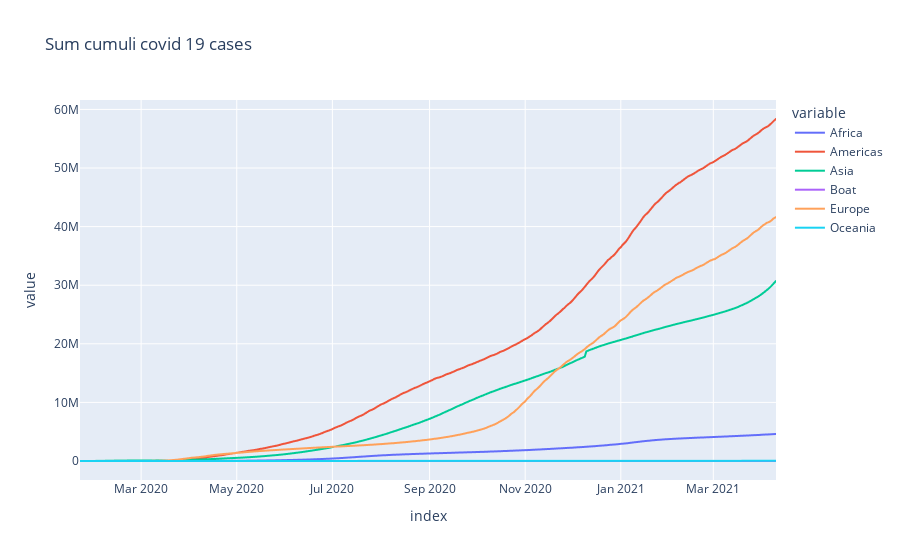

Notebook code for this chart:
### Code cell
px.line(covid_19, y=covid_19.columns, title='Sum cumuli covid 19 cases')

### Figure 1 — Plotly figure (JSON) as saved in the notebook; plotly's stock layout.template omitted (floating-point values rounded to 4 significant figures; data arrays with more than 128 entries replaced by an {"elided": "..."} marker saying what was removed)
{"data": [{"hovertemplate": "variable=Africa<br>index=%{x}<br>value=%{y}<extra></extra>", "legendgroup": "Africa", "line": {"color": "#636efa", "dash": "solid"}, "marker": {"symbol": "circle"}, "mode": "lines", "name": "Africa", "showlegend": true, "type": "scattergl", "x": {"elided": "445 str values"}, "xaxis": "x", "y": {"elided": "445 int values"}, "yaxis": "y"}, {"hovertemplate": "variable=Americas<br>index=%{x}<br>value=%{y}<extra></extra>", "legendgroup": "Americas", "line": {"color": "#EF553B", "dash": "solid"}, "marker": {"symbol": "circle"}, "mode": "lines", "name": "Americas", "showlegend": true, "type": "scattergl", "x": {"elided": "445 str values"}, "xaxis": "x", "y": {"elided": "445 int values"}, "yaxis": "y"}, {"hovertemplate": "variable=Asia<br>index=%{x}<br>value=%{y}<extra></extra>", "legendgroup": "Asia", "line": {"color": "#00cc96", "dash": "solid"}, "marker": {"symbol": "circle"}, "mode": "lines", "name": "Asia", "showlegend": true, "type": "scattergl", "x": {"elided": "445 str values"}, "xaxis": "x", "y": {"elided": "445 int values"}, "yaxis": "y"}, {"hovertemplate": "variable=Boat<br>index=%{x}<br>value=%{y}<extra></extra>", "legendgroup": "Boat", "line": {"color": "#ab63fa", "dash": "solid"}, "marker": {"symbol": "circle"}, "mode": "lines", "name": "Boat", "showlegend": true, "type": "scattergl", "x": {"elided": "445 str values"}, "xaxis": "x", "y": {"elided": "445 int values"}, "yaxis": "y"}, {"hovertemplate": "variable=Europe<br>index=%{x}<br>value=%{y}<extra></extra>", "legendgroup": "Europe", "line": {"color": "#FFA15A", "dash": "solid"}, "marker": {"symbol": "circle"}, "mode": "lines", "name": "Europe", "showlegend": true, "type": "scattergl", "x": {"elided": "445 str values"}, "xaxis": "x", "y": {"elided": "445 int values"}, "yaxis": "y"}, {"hovertemplate": "variable=Oceania<br>index=%{x}<br>value=%{y}<extra></extra>", "legendgroup": "Oceania", "line": {"color": "#19d3f3", "dash": "solid"}, "marker": {"symbol": "circle"}, "mode": "lines", "name": "Oceania", "showlegend": true, "type": "scattergl", "x": {"elided": "445 str values"}, "xaxis": "x", "y": {"elided": "445 int values"}, "yaxis": "y"}], "layout": {"legend": {"title": {"text": "variable"}, "tracegroupgap": 0}, "title": {"text": "Sum cumuli covid 19 cases"}, "xaxis": {"anchor": "y", "domain": [0, 1], "title": {"text": "index"}}, "yaxis": {"anchor": "x", "domain": [0, 1], "title": {"text": "value"}}}}
